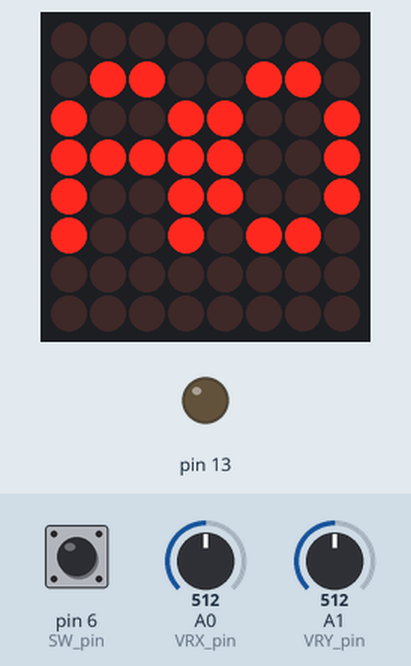
A sketch run on a simulated Arduino Uno, built with avr-gcc and run on an emulated ATmega328P. Shown: 8×8 LED matrix, output pins drawn as LEDs (lit = HIGH). Wiring (inferred from the names in the program): MAX7219 LED driver (orientation assumed): data pin 8; clock pin 10; CS pin 9. The inputs (shaded band) are chosen by the test bench; at power-on: A1 (VRY_pin) = 512, pin 6 (SW_pin) HIGH, A0 (VRX_pin) = 512. Pins used as bus, display or sensor lines are not drawn; what the sketch prints to the serial monitor is not drawn. At 16.9 s the program stops and its outputs stay as they are.

Above: at 10.4 s.
10.5 s: A1 (VRY_pin) set to 801
12.0 s: A1 (VRY_pin) set to 834
At 12.33 s:
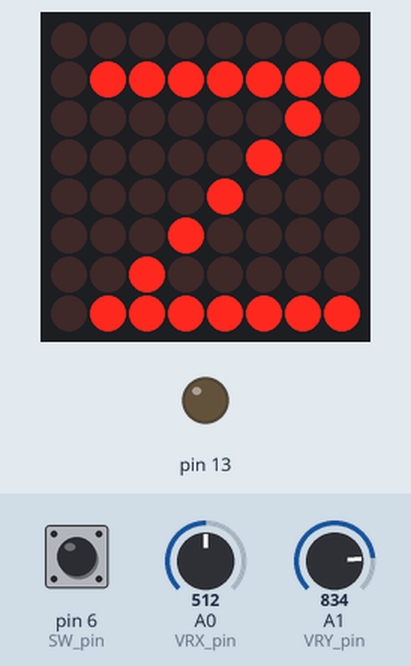
At 12.74 s:
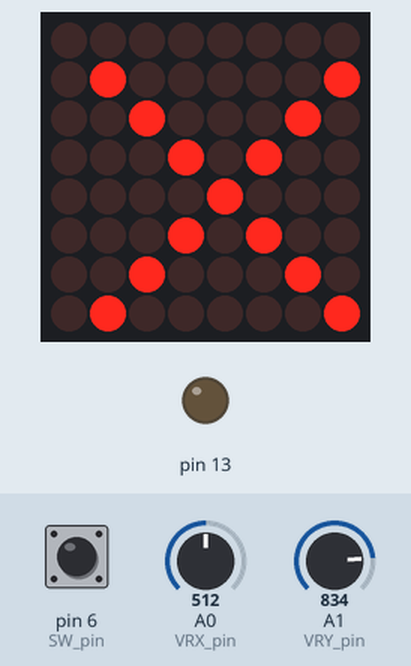
14.3 s: pin 6 (SW_pin) pulled LOW for 0.25 s
At 15.5 s:
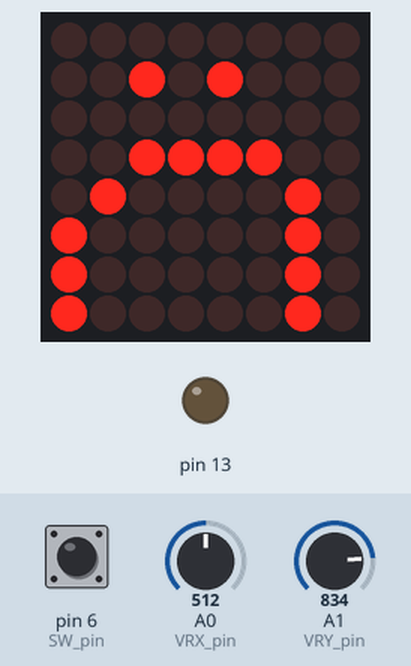

The sketch:

alfabet_test.ino
```cpp
unsigned char i;
unsigned char j;
unsigned long startTime;
unsigned long endTime;
unsigned long duration;

byte timerRunning;

   /*Port Definitions*/
  int Max7219_pinCLK = 10;
  int Max7219_pinCS = 9;
  int Max7219_pinDIN = 8;
  int VRX_pin = A0;
  int VRY_pin = A1;
  int SW_pin = 6;

unsigned char deftext [2][8] =
{
  {0x00,0x66,0x99,0xF9,0x99,0x96,0x00,0x00},
  {0x00,0x00,0x00,0x00,0x00,0x00,0x00,0x00}
};
unsigned char sad [2][8] =
{
  {0x00,0x28,0x00,0x3c,0x42,0x82,0x82,0x82},
  {0x00,0x00,0x00,0x00,0x00,0x00,0x00,0x00}
};
unsigned char happy [2][8] =
{
  {0x00,0x24,0x00,0x82,0x82,0x82,0x42,0x3C},
  {0x00,0x00,0x00,0x00,0x00,0x00,0x00,0x00}
};
char pass[12] = "PROIECT2019";
char trypass;
char characters[27] = "ABCDEFGHIJKLMNOPQRSTUVWXYZ";
char numb[11] = "0123456789";
unsigned char passtext[16][8] = {
  {0x00,0x00,0x00,0x00,0x00,0x00,0x00,0x00},
  {0x00,0x00,0x00,0x00,0x00,0x00,0x00,0x00},
  {0x0,0x3e,0x8,0x8,0x8,0x8,0x8,0x8},//T
  {0x3C,0x22,0x22,0x22,0x3C,0x24,0x22,0x21},//R
  {0x41,0x22,0x14,0x8,0x8,0x8,0x8,0x8},//Y
  {0x00,0x00,0x00,0x00,0x00,0x00,0x00,0x00},
  {0x3C,0x22,0x22,0x22,0x3C,0x20,0x20,0x20},//P
  {0x8,0x14,0x22,0x3E,0x22,0x22,0x22,0x22},//A
  {0x0,0x1E,0x20,0x20,0x3E,0x2,0x2,0x3C},//S
  {0x0,0x1E,0x20,0x20,0x3E,0x2,0x2,0x3C},//S
  {0x0,0x49,0x49,0x49,0x49,0x2A,0x1C,0x0},//W
  {0x3C,0x42,0x42,0x42,0x42,0x42,0x42,0x3C},//O
  {0x3C,0x22,0x22,0x22,0x3C,0x24,0x22,0x21},//R
  {0x7C,0x42,0x42,0x42,0x42,0x42,0x7C,0x0},//D
  {0x00,0x00,0x00,0x00,0x00,0x00,0x00,0x00},
  {0x00,0x00,0x00,0x00,0x00,0x00,0x00,0x00}
 };

unsigned char numbers[10][8]={
{0x3C,0x42,0x42,0x42,0x42,0x42,0x42,0x3C},//0
{0x08,0x18,0x28,0x48,0x08,0x08,0x08,0x08},//1
{0x7E,0x2,0x2,0x7E,0x40,0x40,0x40,0x7E},//2
{0x3E,0x2,0x2,0x3E,0x2,0x2,0x3E,0x0},//3
{0x8,0x18,0x28,0x48,0xFE,0x8,0x8,0x8},//4
{0x3C,0x20,0x20,0x3C,0x4,0x4,0x3C,0x0},//5
{0x3C,0x20,0x20,0x3C,0x24,0x24,0x3C,0x0},//6
{0x3E,0x22,0x4,0x8,0x8,0x8,0x8,0x8},//7
{0x0,0x3E,0x22,0x22,0x3E,0x22,0x22,0x3E},//8
{0x3E,0x22,0x22,0x3E,0x2,0x2,0x2,0x3E},//9
};
unsigned char chars[26][8] = {
{0x08,0x14,0x22,0x3E,0x22,0x22,0x22,0x22},//A
{0x3C,0x22,0x22,0x3E,0x22,0x22,0x3C,0x0},//B
{0x3C,0x40,0x40,0x40,0x40,0x40,0x3C,0x0},//C
{0x7C,0x42,0x42,0x42,0x42,0x42,0x7C,0x0},//D
{0x7C,0x40,0x40,0x7C,0x40,0x40,0x40,0x7C},//E
{0x7C,0x40,0x40,0x7C,0x40,0x40,0x40,0x40},//F
{0x3C,0x40,0x40,0x40,0x4C,0x44,0x44,0x3C},//G
{0x44,0x44,0x44,0x7C,0x44,0x44,0x44,0x44},//H
{0x7C,0x10,0x10,0x10,0x10,0x10,0x10,0x7C},//I
{0x3C,0x8,0x8,0x8,0x8,0x8,0x48,0x30},//J
{0x0,0x24,0x28,0x30,0x20,0x30,0x28,0x24},//K
{0x40,0x40,0x40,0x40,0x40,0x40,0x40,0x7C},//L
{0x81,0xC3,0xA5,0x99,0x81,0x81,0x81,0x81},//M
{0x0,0x42,0x62,0x52,0x4A,0x46,0x42,0x0},//N
{0x3C,0x42,0x42,0x42,0x42,0x42,0x42,0x3C},//O
{0x3C,0x22,0x22,0x22,0x3C,0x20,0x20,0x20},//P
{0x1C,0x22,0x22,0x22,0x22,0x26,0x22,0x1D},//Q
{0x3C,0x22,0x22,0x22,0x3C,0x24,0x22,0x21},//R
{0x0,0x1E,0x20,0x20,0x3E,0x2,0x2,0x3C},//S
{0x0,0x3E,0x8,0x8,0x8,0x8,0x8,0x8},//T
{0x42,0x42,0x42,0x42,0x42,0x42,0x42,0x3c},//U
{0x42,0x42,0x42,0x42,0x42,0x42,0x24,0x18},//V
{0x0,0x49,0x49,0x49,0x49,0x2A,0x1C,0x0},//W
{0x0,0x41,0x22,0x14,0x8,0x14,0x22,0x41},//X
{0x41,0x22,0x14,0x8,0x8,0x8,0x8,0x8},//Y
{0x0,0x7F,0x2,0x4,0x8,0x10,0x20,0x7F},//Z
};


void Write_Max7219_byte(unsigned char DATA)
{
            unsigned char i;
      digitalWrite(Max7219_pinCS,LOW);
      for(i=8;i>=1;i--)
          {
             digitalWrite(Max7219_pinCLK,LOW);
             digitalWrite(Max7219_pinDIN,DATA&0x80);// Extracting a bit data
             DATA = DATA<<1;
             digitalWrite(Max7219_pinCLK,HIGH);
           }
}


void Write_Max7219(unsigned char address,unsigned char dat)
{
        digitalWrite(Max7219_pinCS,LOW);
        Write_Max7219_byte(address);           //address，code of LED
        Write_Max7219_byte(dat);               //data，figure on LED
        digitalWrite(Max7219_pinCS,HIGH);
}

void Init_MAX7219(void)
{
  //The MAX7219CNG has a command protocol, built on SPI, where you send 12-bit packet that encodes both a 4-bit command and an 8-bit value. In this packet,
  //the Most Significant Bits (MSBs), or the ones that are sent first, encode the command, and the Least Significant Bits (LSBs) encode the data. The specific packet is constructed such that
  //  B0-B3 encode commands and B4-B11 encode data.
 // IC MAX7219 uses SPI communication interface .It has 12 bits packets with 4 bits for adresses and 8 bits for data.
 Write_Max7219(0x09, 0x00);       //decoding register:0x09 with value 0x00 no decoding mode; setting all segment lines into no decoding mod cus we work with led matrix,
                                  // if decode mode is selected , it's fine to work with BCD segments;
                                  //so the MAX7219 interprets our byte of date as 8 segment BCD and transforms their LOW/HIGH value into 8 LEDS  LOW/HIGH value
 Write_Max7219(0x0a, 0x05);       //brightness register 0x0A with value 0x05 ->11/32 level of intensity in LEDS of matrix,
                                  // we can adjust these values from 1/32 up to 31/32 levels of intensity
 Write_Max7219(0x0b, 0x07);       //scanlimit register with address 0x0b and value 0x07；
                                  //it adjust the number of LED's enabled in each BCD (on column);for example if it has value of 0x01 it will light up just the first 2 BCD rows
                                  //with the value 0x07 we light up all of our 8 rows in each BCD of the matrix
 Write_Max7219(0x0c, 0x01);       //this is the power register at address 0x0C: power-down mode for 0x00 and power up/normal operation mode on value 0x01
 Write_Max7219(0x0f, 0x01);       //test display register(at address 0x0F) if we set the value to 0x01 it will go into display test mode .So if we set to 0x00 it goes into normal op. mode.
 delay(3000);                                 //The MAX7219/MAX7221 remain in display-test mode(all LEDs on) until the display-test register is reconfigured for normal operation.
 Write_Max7219(0x0f, 0x00);       // switch from test mod to normal running mode.
}


void setup()
{
   Serial.begin(115200);

  pinMode(Max7219_pinCLK,OUTPUT);
  pinMode(Max7219_pinCS,OUTPUT);
  pinMode(Max7219_pinDIN,OUTPUT);
  pinMode(VRX_pin,INPUT);
  pinMode(VRY_pin,INPUT);
  pinMode(SW_pin,INPUT_PULLUP);
  pinMode(13,OUTPUT);
  Init_MAX7219();

  showPassMessage();
  showDefMessage();


}

void showBlank()
{
    for(j=0;j<10;j++)
  {
   for(i=1;i<9;i++)
    Write_Max7219(i,0);
  }
}
void showDefMessage()
{
  for(int i=1;i<9;i++)Write_Max7219(i,deftext[0][i-1]);
}
void showPassMessage()
{
   for(j=0;j<15;j++)
  {
    int k = 0;
   while(k <8){
   for(i=1;i<9;i++)Write_Max7219(i,passtext[j][k+i]);
   delay(50);
   k++;
   }

  }
}
 void showHappy()
{
   for(int i=1;i<9;i++)Write_Max7219(i,happy[0][i-1]);
}
 void showSad()
{
   for(int i=1;i<9;i++)Write_Max7219(i,sad[0][i-1]);
}
void loop()
{
  static int positions ;
  static int init;
  int x = (analogRead(A0) - 505)+511;// read analog
  int y = (analogRead(A1)- 530)+511;
  int swStat = digitalRead(SW_pin);//
  Serial.println("x : ");Serial.println(x);
  Serial.println("y : ");Serial.println(y);
  static int cIndex ;
  static int nIndex;
  static int setAlphabet = 0;//alfabet, 1 -cifre
  Serial.println(cIndex);
  Serial.println(nIndex);
  delay(200);
  static int c;
  int wrong = 0;
  int state =0;

  if(y< 100 && (x>100 && x<900))
  {
    state = 1;
    Serial.println("UP");
  }
  else if ( y>800  && (x<800 && x>300))
  {
    state = 2;
    Serial.println("DOWN");
  }
  else if( x > 700 && (y >100 && y<900))
  {
    state = 3;
    Serial.println("RIGHT");
  }
  else if (x<100 && (y >100 && y<900))
  {
    state = 4;
    Serial.println("LEFT");
  }


   if (timerRunning == 0 && swStat == LOW){
          startTime = millis();
          timerRunning = 1;
      }
   if (timerRunning == 1 && swStat == HIGH){
          endTime = millis();
          timerRunning = 0;
          duration = endTime - startTime;
       if(duration > 1600){
           state = 6;
           Serial.println("STOP");
       }
       else if(duration > 0  && duration <1600){
           state = 5;
            Serial.println("Switch pressed");
      }
   }

  Serial.print(trypass);
  Serial.print(pass[c]);
  switch(state)
  {
    case 1 :{
      if (setAlphabet == 0)
      {

        cIndex ++ ;
        if(cIndex == 26)
        {
          cIndex = 0;
          for(i=1;i<9;i++)Write_Max7219(i,chars[cIndex][i-1]);
        }
        for(i=1;i<9;i++)Write_Max7219(i,chars[cIndex][i-1]);

      }
      else
      {

          nIndex ++ ;

        if(nIndex == 10)
        {
          nIndex = 0;
          for(i=1;i<9;i++)Write_Max7219(i,numbers[nIndex][i-1]);
        }
        for(i=1;i<9;i++)Write_Max7219(i,numbers[nIndex][i-1]);
      }
      break;
    }
    case 2:
    {
      if(setAlphabet == 0)
      {

        cIndex --;
        if(cIndex == -1)
        {
          cIndex = 25;
          for(i=1;i<9;i++)Write_Max7219(i,chars[cIndex][i-1]);
        }
        for(i=1;i<9;i++)Write_Max7219(i,chars[cIndex][i-1]);
      }
      else
      {
        nIndex--;
       if(nIndex == -1)
        {
          nIndex = 9;
          for(i=1;i<9;i++)Write_Max7219(i,numbers[nIndex][i-1]);
        }
        for(i=1;i<9;i++)Write_Max7219(i,numbers[nIndex][i-1]);
      }
      break;


    }
    case 3:
    {
      setAlphabet = 1;
      nIndex = 0;

   for(i=1;i<9;i++)Write_Max7219(i,numbers[0][i-1]);

      break;
    }
    case 4:
    {
      setAlphabet = 0;
      cIndex = 0;

   for(i=1;i<9;i++)Write_Max7219(i,chars[0][i-1]);


      break;
    }
    case 5:
    {
      if(c==10){
        showHappy();
        delay(2000);
        exit(0);
      }
      if(setAlphabet == 0)
      {
      trypass = characters[cIndex];

      if(trypass != pass[c]){
      showBlank();
      wrong = 1;
      showSad();
      delay(2000);
      }
      else c++;

      }
      else
      {
        trypass = numb[nIndex];
        if(trypass != pass[c]){
       showBlank();
        wrong = 1;
        showSad();
        delay(2000);
        }
        else c++;
      }


    break;
    }

    case 6:
    {

      showBlank();
      state = 6;
    }
    case 0:
    {
      break;
    }
    default :{

    for(int i=1;i<9;i++)Write_Max7219(i,deftext[0][i]);
    break;
    }
  }
  if (wrong == 1)exit(0);


}
```

Measured:
- the behaviour switches between 819 and 820 on A1 (VRY_pin) (found by bisection; images 0 and 1)
- after the input at 10.5 s, every drawn part: stays the same
- after the input at 12.0 s, the display: changes after 0.23 s (image 1)
- after the input at 14.3 s, the display: first differs from a run without the input after 0.59 s (image 3)
